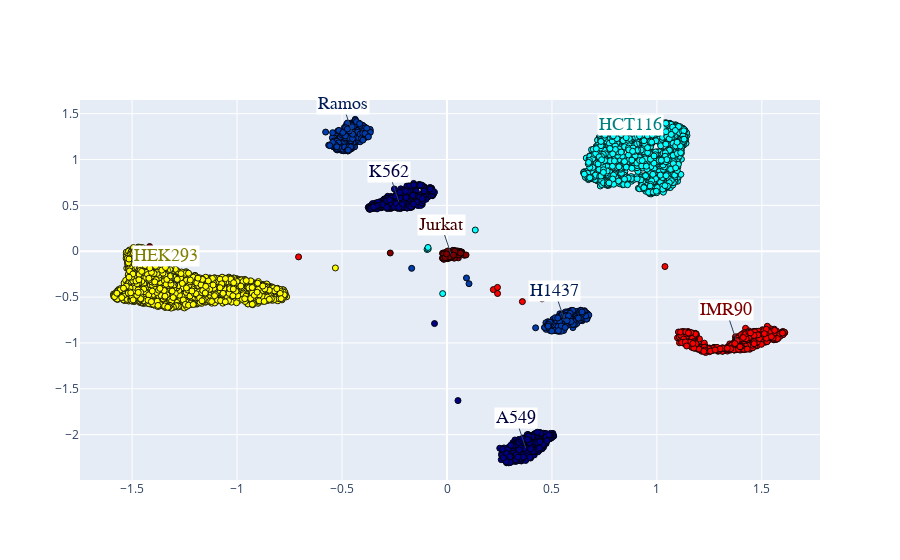

Notebook source saved alongside this figure:
### Code cell
plot_ACTIONet(adata,
              label_key="cell_line",
              palette="Jet",
              border_contrast_factor=0.9)

### Figure 1 — Plotly figure (JSON) as saved in the notebook; plotly's stock layout.template omitted (floating-point values rounded to 4 significant figures; data arrays with more than 128 entries replaced by an {"elided": "..."} marker saying what was removed)
{"data": [{"marker": {"color": {"elided": "5000 str values"}, "line": {"color": {"elided": "5000 str values"}, "width": 1}, "opacity": {"elided": "5000 int values"}}, "mode": "markers", "type": "scatter", "x": {"elided": "5000 float values"}, "xaxis": "x", "y": {"elided": "5000 float values"}, "yaxis": "y"}], "layout": {"annotations": [{"bgcolor": "#FFFFFF", "font": {"color": "rgb(0, 0, 65)", "family": "sans serif", "size": 18}, "text": "A549", "x": 0.3752, "xref": "x", "y": -2.147, "yref": "y"}, {"bgcolor": "#FFFFFF", "font": {"color": "rgb(0, 29, 85)", "family": "sans serif", "size": 18}, "text": "H1437", "x": 0.561, "xref": "x", "y": -0.7614, "yref": "y"}, {"bgcolor": "#FFFFFF", "font": {"color": "rgb(0, 129, 130)", "family": "sans serif", "size": 18}, "text": "HCT116", "x": 0.9231, "xref": "x", "y": 1.046, "yref": "y"}, {"bgcolor": "#FFFFFF", "font": {"color": "rgb(127, 127, 0)", "family": "sans serif", "size": 18}, "text": "HEK293", "x": -1.292, "xref": "x", "y": -0.3776, "yref": "y"}, {"bgcolor": "#FFFFFF", "font": {"color": "rgb(125, 0, 0)", "family": "sans serif", "size": 18}, "text": "IMR90", "x": 1.377, "xref": "x", "y": -0.9684, "yref": "y"}, {"bgcolor": "#FFFFFF", "font": {"color": "rgb(64, 0, 0)", "family": "sans serif", "size": 18}, "text": "Jurkat", "x": 0.01969, "xref": "x", "y": -0.03639, "yref": "y"}, {"bgcolor": "#FFFFFF", "font": {"color": "rgb(0, 0, 65)", "family": "sans serif", "size": 18}, "text": "K562", "x": -0.2291, "xref": "x", "y": 0.5392, "yref": "y"}, {"bgcolor": "#FFFFFF", "font": {"color": "rgb(0, 29, 85)", "family": "sans serif", "size": 18}, "text": "Ramos", "x": -0.4489, "xref": "x", "y": 1.277, "yref": "y"}], "showlegend": false, "xaxis": {"anchor": "y", "domain": [0, 1], "range": [-1.748, 1.777]}, "yaxis": {"anchor": "x", "domain": [0, 1], "range": [-2.494, 1.649]}}}
